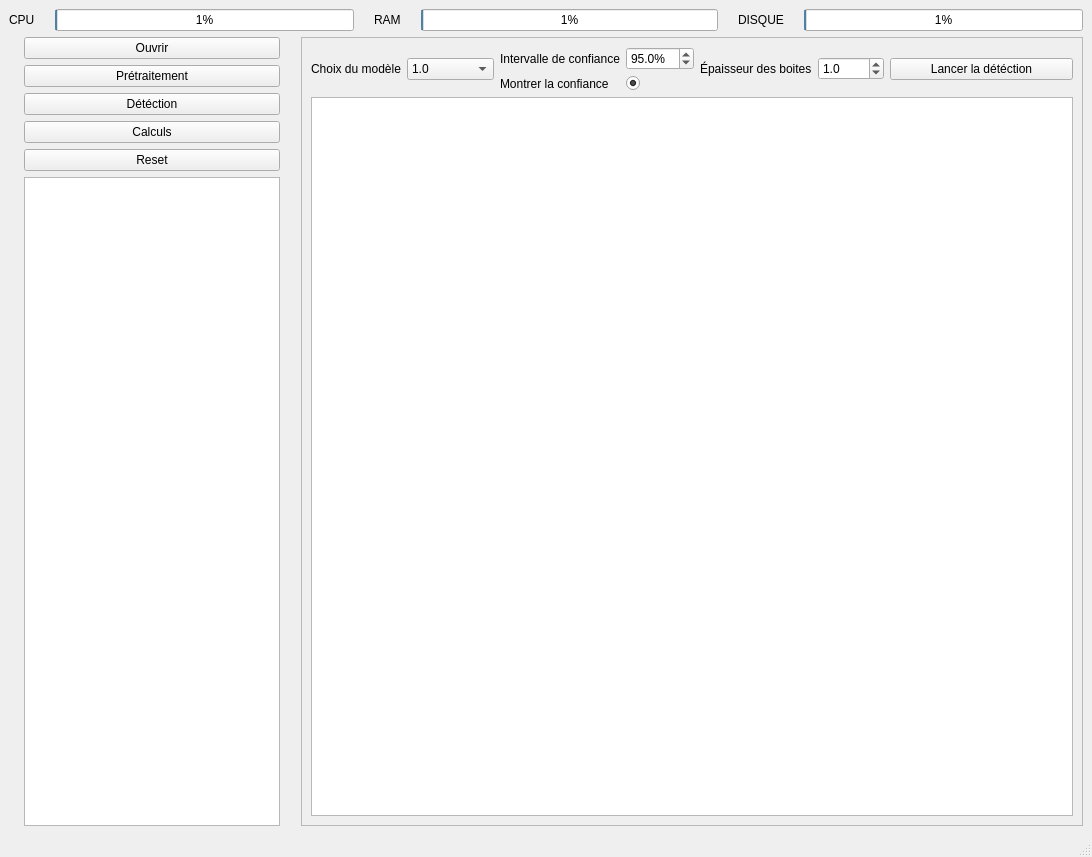
<?xml version="1.0" encoding="UTF-8"?>
<ui version="4.0">
 <class>MainWindow</class>
 <widget class="QMainWindow" name="MainWindow">
  <property name="geometry">
   <rect>
    <x>0</x>
    <y>0</y>
    <width>1092</width>
    <height>857</height>
   </rect>
  </property>
  <property name="windowTitle">
   <string>MainWindow</string>
  </property>
  <widget class="QWidget" name="centralwidget">
   <layout class="QFormLayout" name="formLayout">
    <property name="fieldGrowthPolicy">
     <enum>QFormLayout::AllNonFixedFieldsGrow</enum>
    </property>
    <item row="0" column="0" colspan="2">
     <layout class="QHBoxLayout" name="infos">
      <property name="spacing">
       <number>20</number>
      </property>
      <item>
       <layout class="QHBoxLayout" name="cpu">
        <item>
         <widget class="QLabel" name="cpu_label">
          <property name="text">
           <string>CPU</string>
          </property>
         </widget>
        </item>
        <item>
         <widget class="QProgressBar" name="cpu_bar">
          <property name="value">
           <number>1</number>
          </property>
         </widget>
        </item>
       </layout>
      </item>
      <item>
       <layout class="QHBoxLayout" name="ram">
        <item>
         <widget class="QLabel" name="ram_label">
          <property name="text">
           <string>RAM</string>
          </property>
         </widget>
        </item>
        <item>
         <widget class="QProgressBar" name="ram_bar">
          <property name="value">
           <number>1</number>
          </property>
         </widget>
        </item>
       </layout>
      </item>
      <item>
       <layout class="QHBoxLayout" name="disk">
        <item>
         <widget class="QLabel" name="disk_label">
          <property name="text">
           <string>DISQUE</string>
          </property>
         </widget>
        </item>
        <item>
         <widget class="QProgressBar" name="disk_bar">
          <property name="value">
           <number>1</number>
          </property>
         </widget>
        </item>
       </layout>
      </item>
     </layout>
    </item>
    <item row="1" column="0">
     <layout class="QVBoxLayout" name="menu">
      <property name="leftMargin">
       <number>15</number>
      </property>
      <property name="rightMargin">
       <number>15</number>
      </property>
      <item>
       <widget class="QPushButton" name="open">
        <property name="whatsThis">
         <string>&lt;html&gt;&lt;head/&gt;&lt;body&gt;&lt;p&gt;Ouvrir un image ou un dossier&lt;/p&gt;&lt;/body&gt;&lt;/html&gt;</string>
        </property>
        <property name="text">
         <string>Ouvrir</string>
        </property>
       </widget>
      </item>
      <item>
       <widget class="QPushButton" name="prepoc">
        <property name="text">
         <string>Prétraitement</string>
        </property>
       </widget>
      </item>
      <item>
       <widget class="QPushButton" name="detect">
        <property name="text">
         <string>Détéction</string>
        </property>
       </widget>
      </item>
      <item>
       <widget class="QPushButton" name="calc">
        <property name="text">
         <string>Calculs</string>
        </property>
       </widget>
      </item>
      <item>
       <widget class="QPushButton" name="reset">
        <property name="text">
         <string>Reset</string>
        </property>
       </widget>
      </item>
      <item>
       <widget class="QListWidget" name="files"/>
      </item>
     </layout>
    </item>
    <item row="1" column="1">
     <widget class="QStackedWidget" name="browser">
      <property name="frameShape">
       <enum>QFrame::StyledPanel</enum>
      </property>
      <property name="frameShadow">
       <enum>QFrame::Plain</enum>
      </property>
      <property name="currentIndex">
       <number>1</number>
      </property>
      <widget class="QWidget" name="preproc">
       <layout class="QFormLayout" name="formLayout_2">
        <item row="0" column="1">
         <layout class="QHBoxLayout" name="horizontalLayout">
          <item>
           <widget class="QLabel" name="auto_label">
            <property name="frameShape">
             <enum>QFrame::NoFrame</enum>
            </property>
            <property name="text">
             <string>Automatic</string>
            </property>
            <property name="alignment">
             <set>Qt::AlignCenter</set>
            </property>
           </widget>
          </item>
          <item>
           <widget class="QLabel" name="manual_label">
            <property name="text">
             <string>Manuel</string>
            </property>
            <property name="alignment">
             <set>Qt::AlignCenter</set>
            </property>
           </widget>
          </item>
         </layout>
        </item>
        <item row="1" column="1">
         <layout class="QHBoxLayout" name="preproc_tool">
          <item>
           <layout class="QVBoxLayout" name="automatic">
            <item>
             <widget class="QLabel" name="threshold_label">
              <property name="text">
               <string>Valeur threshold (0 - 255)</string>
              </property>
             </widget>
            </item>
            <item>
             <widget class="QSpinBox" name="threshold_box">
              <property name="cursor">
               <cursorShape>ArrowCursor</cursorShape>
              </property>
              <property name="accelerated">
               <bool>true</bool>
              </property>
              <property name="minimum">
               <number>1</number>
              </property>
              <property name="maximum">
               <number>255</number>
              </property>
              <property name="stepType">
               <enum>QAbstractSpinBox::DefaultStepType</enum>
              </property>
              <property name="value">
               <number>60</number>
              </property>
             </widget>
            </item>
            <item>
             <widget class="QPushButton" name="auto_apply">
              <property name="text">
               <string>Appliquer</string>
              </property>
             </widget>
            </item>
           </layout>
          </item>
          <item>
           <layout class="QVBoxLayout" name="manual">
            <item>
             <layout class="QGridLayout" name="manual_settings">
              <property name="leftMargin">
               <number>10</number>
              </property>
              <property name="topMargin">
               <number>10</number>
              </property>
              <property name="rightMargin">
               <number>10</number>
              </property>
              <property name="bottomMargin">
               <number>10</number>
              </property>
              <property name="spacing">
               <number>10</number>
              </property>
              <item row="1" column="1">
               <widget class="QSpinBox" name="x_max_box">
                <property name="maximum">
                 <number>10000</number>
                </property>
               </widget>
              </item>
              <item row="1" column="3">
               <widget class="QSpinBox" name="y_max_box"/>
              </item>
              <item row="0" column="1">
               <widget class="QSpinBox" name="x_min_box">
                <property name="maximum">
                 <number>10000</number>
                </property>
               </widget>
              </item>
              <item row="0" column="2">
               <widget class="QLabel" name="y_min">
                <property name="text">
                 <string>Y Min</string>
                </property>
                <property name="alignment">
                 <set>Qt::AlignCenter</set>
                </property>
               </widget>
              </item>
              <item row="0" column="0">
               <widget class="QLabel" name="x_min">
                <property name="text">
                 <string>X Min</string>
                </property>
                <property name="alignment">
                 <set>Qt::AlignCenter</set>
                </property>
               </widget>
              </item>
              <item row="1" column="0">
               <widget class="QLabel" name="x_max">
                <property name="text">
                 <string>X Max</string>
                </property>
                <property name="alignment">
                 <set>Qt::AlignCenter</set>
                </property>
               </widget>
              </item>
              <item row="0" column="3">
               <widget class="QSpinBox" name="y_min_box"/>
              </item>
              <item row="1" column="2">
               <widget class="QLabel" name="y_max">
                <property name="text">
                 <string>Y Max</string>
                </property>
                <property name="alignment">
                 <set>Qt::AlignCenter</set>
                </property>
               </widget>
              </item>
             </layout>
            </item>
            <item>
             <widget class="QPushButton" name="manual_apply">
              <property name="text">
               <string>Appliquer</string>
              </property>
             </widget>
            </item>
           </layout>
          </item>
         </layout>
        </item>
        <item row="3" column="1">
         <layout class="QHBoxLayout" name="preproc_confirm">
          <item>
           <widget class="QPushButton" name="preproc_accept">
            <property name="text">
             <string>Confirmer</string>
            </property>
           </widget>
          </item>
          <item>
           <widget class="QPushButton" name="preproc_reset">
            <property name="text">
             <string>Annuler</string>
            </property>
           </widget>
          </item>
         </layout>
        </item>
        <item row="2" column="1">
         <widget class="QGraphicsView" name="display_preproc"/>
        </item>
       </layout>
      </widget>
      <widget class="QWidget" name="detect_2">
       <layout class="QVBoxLayout" name="verticalLayout">
        <item>
         <layout class="QHBoxLayout" name="detect_tool">
          <item>
           <layout class="QHBoxLayout" name="detect_model">
            <item>
             <widget class="QLabel" name="choose_model_label">
              <property name="text">
               <string>Choix du modèle</string>
              </property>
             </widget>
            </item>
            <item>
             <widget class="QComboBox" name="choose_model">
              <property name="editable">
               <bool>false</bool>
              </property>
              <property name="currentText">
               <string notr="true">1.0</string>
              </property>
              <property name="currentIndex">
               <number>0</number>
              </property>
              <property name="sizeAdjustPolicy">
               <enum>QComboBox::AdjustToContentsOnFirstShow</enum>
              </property>
              <property name="placeholderText">
               <string/>
              </property>
              <property name="frame">
               <bool>true</bool>
              </property>
              <item>
               <property name="text">
                <string>1.0</string>
               </property>
              </item>
             </widget>
            </item>
           </layout>
          </item>
          <item>
           <layout class="QGridLayout" name="detect_conf">
            <item row="1" column="1">
             <widget class="QRadioButton" name="show_conf">
              <property name="text">
               <string/>
              </property>
              <property name="checked">
               <bool>true</bool>
              </property>
             </widget>
            </item>
            <item row="1" column="0">
             <widget class="QLabel" name="show_conf_label">
              <property name="text">
               <string>Montrer la confiance</string>
              </property>
             </widget>
            </item>
            <item row="0" column="0">
             <widget class="QLabel" name="taux_conf_label">
              <property name="text">
               <string>Intervalle de confiance</string>
              </property>
             </widget>
            </item>
            <item row="0" column="1">
             <widget class="QDoubleSpinBox" name="taux_conf">
              <property name="suffix">
               <string>%</string>
              </property>
              <property name="decimals">
               <number>1</number>
              </property>
              <property name="maximum">
               <double>100.000000000000000</double>
              </property>
              <property name="stepType">
               <enum>QAbstractSpinBox::DefaultStepType</enum>
              </property>
              <property name="value">
               <double>95.000000000000000</double>
              </property>
             </widget>
            </item>
           </layout>
          </item>
          <item>
           <layout class="QHBoxLayout" name="detect_box">
            <item>
             <widget class="QLabel" name="box_width_label">
              <property name="text">
               <string>Épaisseur des boites</string>
              </property>
             </widget>
            </item>
            <item>
             <widget class="QDoubleSpinBox" name="box_width">
              <property name="decimals">
               <number>1</number>
              </property>
              <property name="value">
               <double>1.000000000000000</double>
              </property>
             </widget>
            </item>
           </layout>
          </item>
          <item>
           <widget class="QPushButton" name="start_detect">
            <property name="text">
             <string>Lancer la détéction</string>
            </property>
           </widget>
          </item>
         </layout>
        </item>
        <item>
         <widget class="QGraphicsView" name="display_detec"/>
        </item>
       </layout>
      </widget>
      <widget class="QWidget" name="calculs"/>
     </widget>
    </item>
   </layout>
  </widget>
  <widget class="QMenuBar" name="menubar">
   <property name="geometry">
    <rect>
     <x>0</x>
     <y>0</y>
     <width>1092</width>
     <height>21</height>
    </rect>
   </property>
  </widget>
  <widget class="QStatusBar" name="statusbar"/>
 </widget>
 <resources/>
 <connections/>
</ui>
